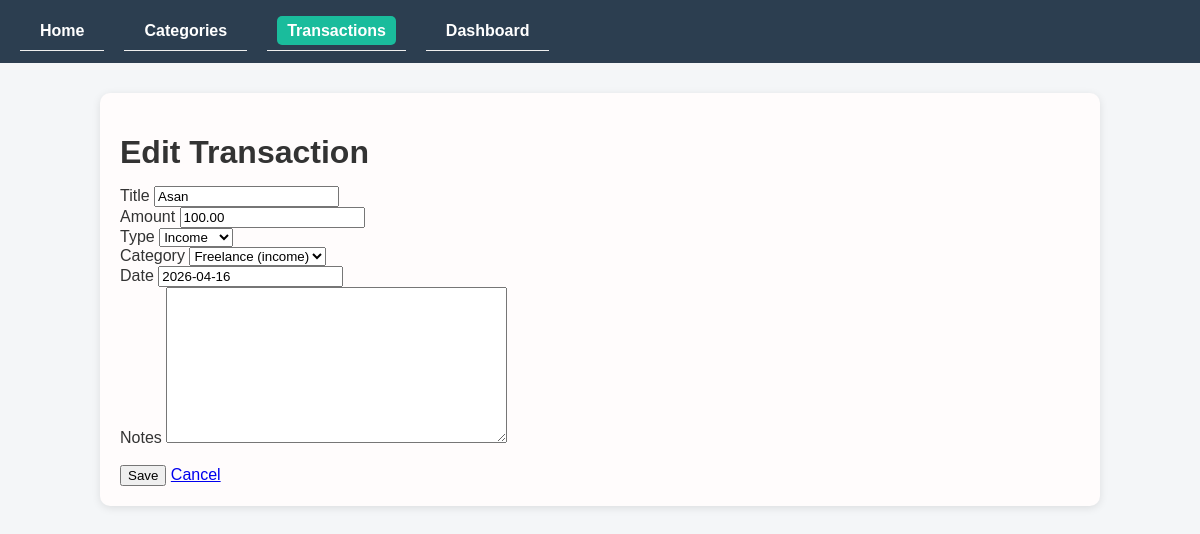
Before: /transactions/edit/2/ with the older database file.
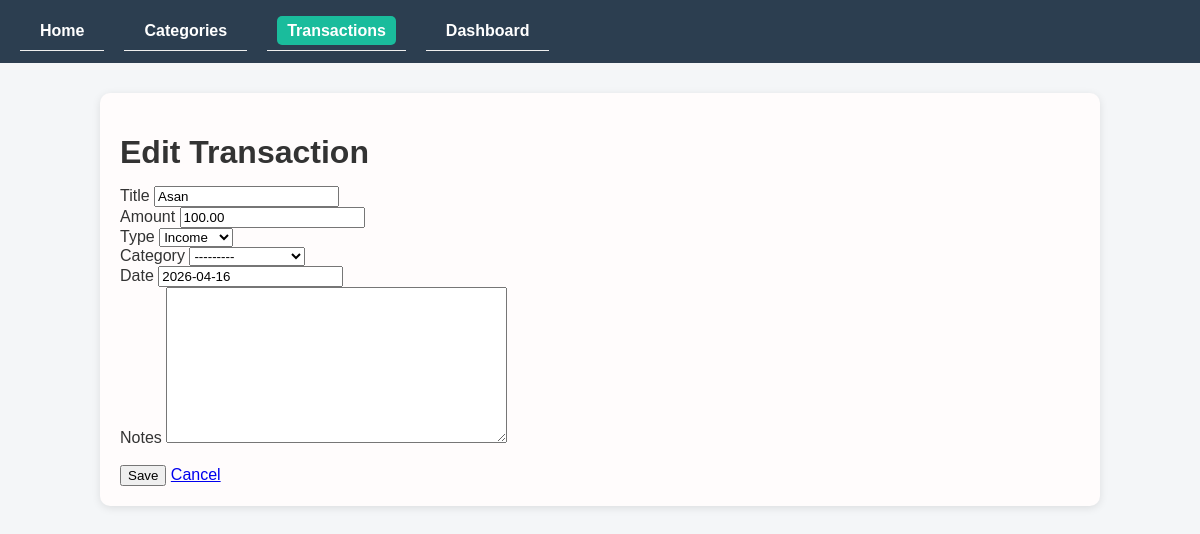
After: the same page with the newer database file.
### transactions/models.py (models this page shows, shortened)
class Transaction(models.Model):
    TYPES = [('income','Income'),('expense','Expense')]
    title = models.CharField(max_length=200)
    amount = models.DecimalField(max_digits=10, decimal_places=2)
    type = models.CharField(max_length=10, choices=TYPES)
    category = models.ForeignKey(Category, on_delete=models.SET_NULL, null=True,blank=True)
    date = models.DateField()
    notes = models.TextField(blank=True)
    created_at = models.DateTimeField(auto_now_add=True)
    class Meta:
        ordering = ['-date', '-created_at']

### transactions/views.py (the view)
# urls.py: path('edit/<int:pk>/', TransactionUpdateView.as_view(), name='transaction_edit'),
class TransactionUpdateView(UpdateView):
    model=Transaction
    form_class=TransactionForm
    template_name='transactions/form.html'
    success_url=reverse_lazy('transaction_list')

### transactions/forms.py
class TransactionForm(forms.ModelForm):
    class Meta:
        model = Transaction
        fields = ['title', 'amount', 'type', 'category', 'date', 'notes']
    def __init__(self, *args, **kwargs):
        super().__init__(*args, **kwargs)
        if self.data.get('type'):
            t_type = self.data.get('type')
            self.fields['category'].queryset = Category.objects.filter(
                type=t_type
            )
        elif self.instance.pk:
            self.fields['category'].queryset = Category.objects.filter(
                type=self.instance.type
            )

### categories/models.py (called while the page is built)
    def __str__(self):
        return f"{self.name} ({self.type})"

### transactions/templates/transactions/form.html (shortened to what this page needs)
{% extends 'base.html' %}
{% block content %}
<h1>{% if form.instance.pk %}Edit{% else %}Add{% endif %} Transaction</h1>
<form method="post">
    <div>
        <label>Title</label>
        {{ form.title }}
    </div>
    <div>
        <label>Amount</label>
        {{ form.amount }}
    </div>
    <div>
        <label>Type</label>
        {{ form.type }}
    </div>
    <div>
        <label>Category</label>
        {{ form.category }}
    </div>
    <div>
        <label>Date</label>
        {{ form.date }}
    </div>
    <div>
        <label>Notes</label>
        {{ form.notes }}
    </div>
    <br>
    <button type="submit">Save</button>
    <a href="{% url 'transaction_list' %}">Cancel</a>
</form>
{% endblock %}

Changed rows visible on the page:
changed Transaction "Asan": category "Freelance (income)" → "---------"
